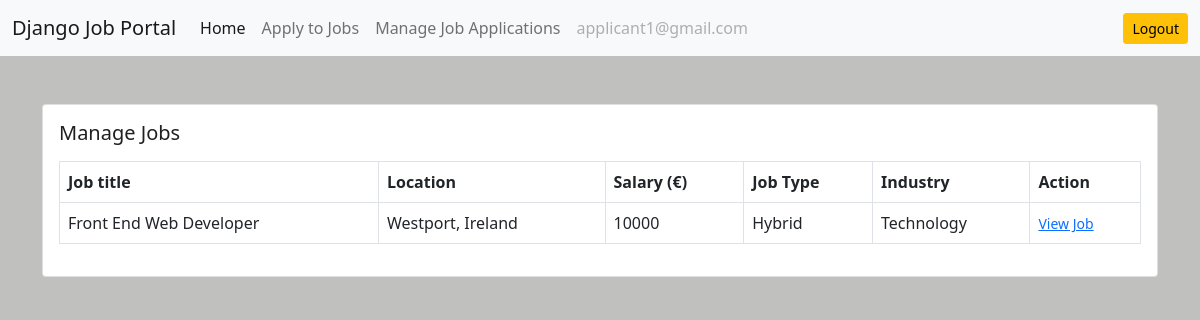
/job/applied-jobs/ (signed in), run on the app's committed database.
### users/models.py (models this page shows)
class User(AbstractUser):
    email = models.EmailField(unique=True)
    is_recruiter = models.BooleanField(default=False)
    is_applicant = models.BooleanField(default=False)
    has_resume = models.BooleanField(default=False)
    has_company = models.BooleanField(default=False)

### work/models.py (models this page shows, shortened)
class ApplyJob(models.Model):
    status_choices = (
        ("Accepted", "Accepted"),
        ("Declined", "Declined"),
        ("Pending", "Pending"),
    )
    user = models.ForeignKey(User, on_delete=models.CASCADE)
    job = models.ForeignKey(Job, on_delete=models.CASCADE)
    timestamp = models.DateTimeField(auto_now_add=True)
    status = models.CharField(max_length=20, choices=status_choices)

class Job(models.Model):
    job_type_choices = (
        ("Remote", "Remote"),
        ("Onsite", "Onsite"),
        ("Hybrid", "Hybrid"),
    )
    user = models.ForeignKey(User, on_delete=models.CASCADE)
    company = models.ForeignKey(Company, on_delete=models.CASCADE)
    title = models.CharField(max_length=100)
    city = models.CharField(max_length=100)
    salary = models.PositiveIntegerField(default=35000)
    requirements = models.TextField()
    ideal_candidate = models.TextField()
    is_available = models.BooleanField(default=True)
    timestamp = models.DateTimeField(auto_now_add=True)
    industry = models.ForeignKey(
        Industry, on_delete=models.DO_NOTHING, null=True, blank=True
    )
    state = models.ForeignKey(State, on_delete=models.DO_NOTHING, null=True, blank=True)
    job_type = models.CharField(
        max_length=20, choices=job_type_choices, null=True, blank=True
    )

class State(models.Model):
    name = models.CharField(max_length=100)
    def __str__(self):
        return self.name

class Industry(models.Model):
    name = models.CharField(max_length=100)
    def __str__(self):
        return self.name

### work/views.py (the view)
# urls.py: path("applied-jobs/", views.applied_jobs, name="applied-jobs"),
def applied_jobs(request):
    jobs = ApplyJob.objects.filter(user=request.user)
    context = {"jobs": jobs}
    return render(request, "work/applied_job.html", context)

### templates/work/applied_job.html
{% extends 'base.html' %}
{% load static %}
{% block content %}
<div class="card mx-auto" style="max-width: 76rem;">
    <div class="card-body">
        <h5 class="card-title mb-3">Manage Jobs</h5>
        <div class="table-responsive">
            <table class="table table-bordered">
                <thead>
                    <tr>
                        <th scope="col">Job title</th>
                        <th scope="col">Location</th>
                        <th scope="col">Salary (€)</th>
                        <th scope="col">Job Type</th>
                        <th scope="col">Industry</th>
                        <th scope="col">Action</th>
                    </tr>
                </thead>
                <tbody>
                    {% for job in jobs %}
                    <tr>
                        <td>{{job.job.title}}</td>
                        <td>{{job.job.city}}, {{job.job.state}}</td>
                        <td>{{job.job.salary}}</td>
                        <td>{{job.job.job_type}}</td>
                        <td>{{job.job.industry}}</td>
                        <td><a href="{% url 'job-details' job.job.pk %}"><small>View Job</small></a></td>
                    </tr>
                    {% endfor %}
                </tbody>
            </table>
        </div>
    </div>
</div>
{% endblock content %}

### templates/base.html (shortened to what this page needs)
<!DOCTYPE html>
{% load static %}
<html lang="en">
<head>
    <link rel="stylesheet" type="text/css" href="{% static 'styles/styles.css' %}" />
    <link href="https://cdn.jsdelivr.net/npm/bootstrap@5.0.2/dist/css/bootstrap.min.css" rel="stylesheet"
 />
</head>
<body class="background">
    <nav class="navbar navbar-expand-lg navbar-light bg-light">
        <div class="container-fluid">
            <a class="navbar-brand" href="{% url 'home' %}">Django Job Portal</a>
            <div class="collapse navbar-collapse" id="navbarSupportedContent">
                {% if request.user.is_authenticated %} {% if request.user.is_applicant%}
                <ul class="navbar-nav me-auto mb-2 mb-lg-0">
                    <li class="nav-item">
                        <a class="nav-link active" aria-current="page" href="{% url 'dashboard'%}">Home</a>
                    </li>
                    {% if request.user.has_resume %}
                    <li class="nav-item">
                        <a class="nav-link" href="{% url 'job-listing' %}">Apply to Jobs</a>
                    </li>
                    <li class="nav-item">
                        <a class="nav-link" aria-current="page" href="{% url 'applied-jobs' %}">Manage Job
                            Applications</a>
                    </li>
                    {% else %}
                    <li class="nav-item">
                        <a class="nav-link" href="{% url 'update-resume' %}">Create Resume</a>
                    </li>
                    {% endif %}
                    <li class="nav-item">
                        <a class="nav-link disabled" href="#" tabindex="-1"
                            aria-disabled="true">{{request.user.email}}</a>
                    </li>
                </ul>
                <a href="{% url 'logout' %}" class="btn btn-warning btn-sm">Logout</a>
                {% endif %} {% endif %}
            </div>
        </div>
    </nav>
    <div class="container mt-5">
         {% block content %} {% endblock content %}
    </div>
</body>
</html>

### static/styles/styles.css (style rules this page uses)
:root { --color-main: #179bcf; --color-main-light: #c68535; --color-dark: #3D424A; --color-dark-medium: #c0c0be; --color-dark-light: #E6E5DE; --color-light: #F1916D; --color-text: #202022; --test-colour: #fcfcfc; }
.background { color: var(--color-text); background-color: var(--color-dark-medium); }

### data on the page
User: user.email "applicant1@gmail.com"
ApplyJob: job "Front End Web Developer", job.city "Westport", job.state "Ireland", job.salary "10000", job.job_type "Hybrid", job.industry "Technology"
